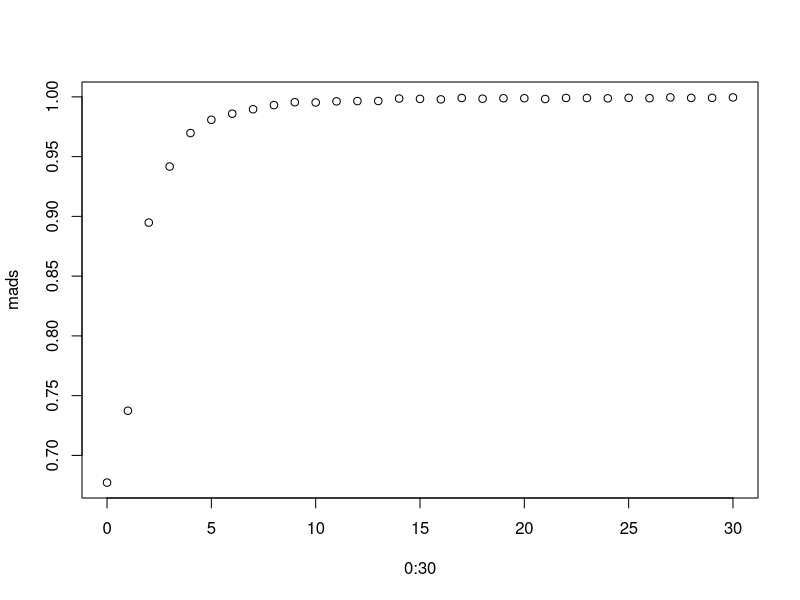
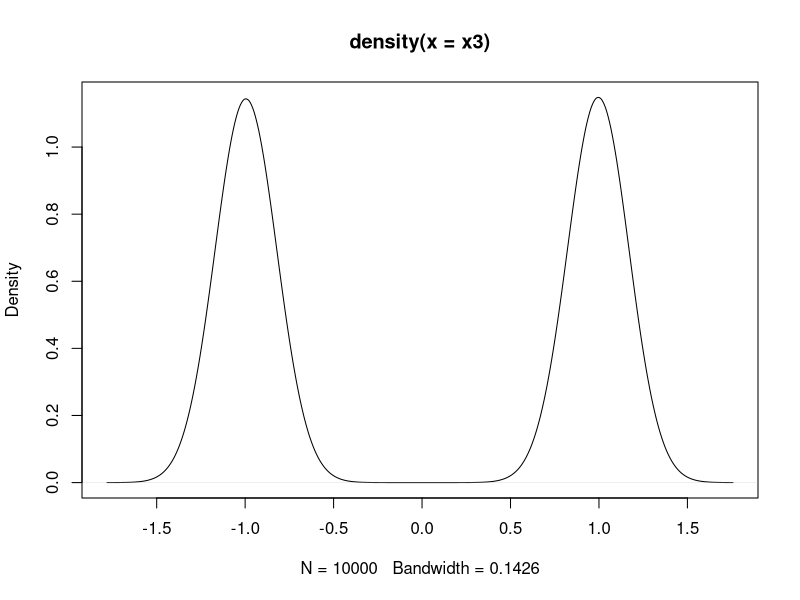

Generate these figures, in order, with R: (Note: this script raises an error after producing the figures.)
### michael ding - median absolute deviation

N=10000
U=10
bimod <- function (N=10000, U=10) {
  x = c(rnorm(n = N/2, -U, 1), rnorm(n = N/2, +U, 1))
  (x-mean(x))/sd(x)
}


mads = sapply(0:30, function(U) {
  x=bimod(U=U)
  xs=(x-mean(x))/sd(x)
  median(abs(xs))
  })
plot(0:30, mads)
x3 = bimod(N)
plot(density(x3))
x1s = (x1 -mean(x1))/sd(x1)
plot(density(x1s))

x2 = rnorm(N)
x2s = (x2 -mean(x2))/sd(x2)
lines(density(x2s))


median(abs(x1s))
median(abs(x2s))


       